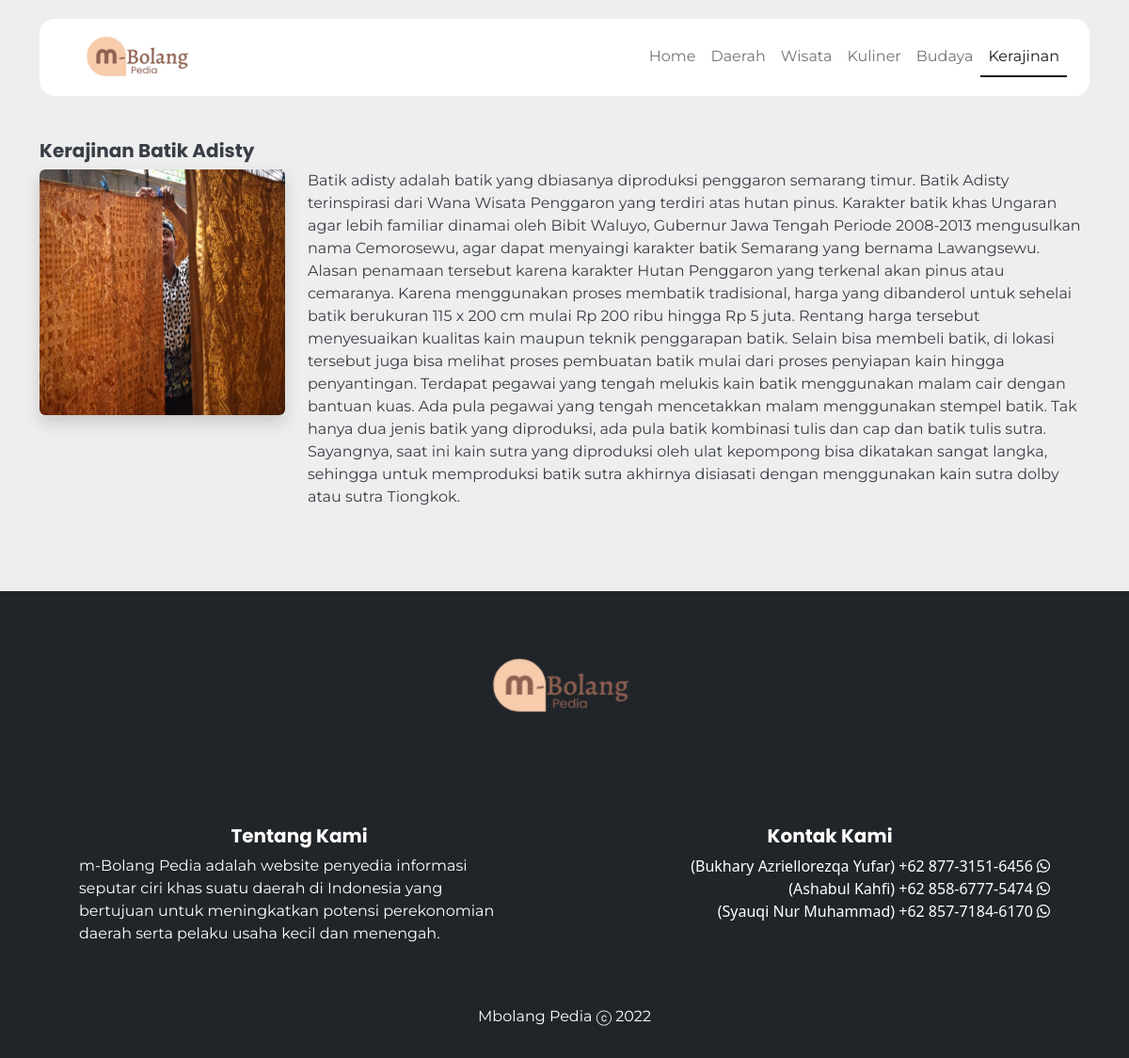
Page /Kerajinan/2 on the committed database.
### tables this page shows
CREATE TABLE `tb_kerajinan` (
  `id_kerajinan` int(11) NOT NULL,
  `name_kerajinan` varchar(64) NOT NULL,
  `image_kerajinan` varchar(255) NOT NULL,
  `description_kerajinan` text NOT NULL,
  `id_kota` int(11) NOT NULL,
  `date_created` date NOT NULL
);

### application/controllers/Home.php (called while the page is built, shortened)
<?php
class Home extends CI_Controller
{
	public function detail_kerajinan($id)
	{
		$data['title'] = 'Kerajinan';
		$data['kerajinan'] = $this->M_Crud->detail_kerajinan($id)->row_array();
		$this->load->view('template/V_Hhome', $data);
		$this->load->view('home/V_detailKerajinan', $data);
		$this->load->view('template/V_Fhome', $data);
	}
}

### index.php (called while the page is built, shortened)
<?php
require_once BASEPATH.'core/CodeIgniter.php';

### application/models/M_Crud.php (called while the page is built, shortened)
<?php
class M_crud extends CI_Model
{
	function detail_kerajinan($id)
	{
		$this->db->select('*');
		$this->db->from('tb_kerajinan');
		$this->db->where('id_kerajinan', $id);
		return $this->db->get();
	}
}

### application/views/home/V_detailKerajinan.php (the view)
<div class="container" style="margin-top: 66px !important;">
	<h5><?= $title ?> <?= $kerajinan['name_kerajinan'] ?></h5>
	<div class="row">
		<div class="col-3 mb-4 ">
			<div class="shadow ratio ratio-1x1 " style="height:auto !important ;">
				<a href="">
					<img src="<?= base_url('assets/kerajinan/') . $kerajinan['image_kerajinan'] ?> " class=" bg-img rounded w-100 h-100 top-0 ">
				</a>
			</div>
		</div>
		<div class="col-9 mb-4 ">
			<p><?= $kerajinan['description_kerajinan'] ?></p>
		</div>
	</div>
</div>

### application/views/template/V_Hhome.php (style rules this page uses)
body { background-color: #EEEEEE; }
a, p, span, label { font-family: 'Montserrat', sans-serif !important; color: #393E46; }
h1, h2, h3, h4, h5, h6 { font-family: 'Poppins', sans-serif !important; font-weight: bold !important; color: #393E46 !important; }
.ratio { height: auto; overflow: hidden; }
.bg-img { transition: transform .5s ease; }

### rows in the picture
tb_kerajinan: name_kerajinan "Batik Adisty", image_kerajinan (picture), description_kerajinan "Batik adisty adalah batik yang dbiasanya diproduksi penggaron semarang timur. Batik Adisty terinspirasi dari Wana Wisata Penggaron yang terdiri atas hutan pinus. Karakter batik khas Ungaran agar lebih familiar dinamai oleh Bibit Waluyo, Gubernur Jawa Tengah Periode 2008-2013 mengusulkan nama Cemorosewu, agar dapat menyaingi karakter batik Semarang yang bernama Lawangsewu. Alasan penamaan tersebut karena karakter Hutan Penggaron yang terkenal akan pinus atau cemaranya. Karena menggunakan proses membatik tradisional, harga yang dibanderol untuk sehelai batik berukuran 115 x 200 cm mulai Rp 200 ribu hingga Rp 5 juta. Rentang harga tersebut menyesuaikan kualitas kain maupun teknik penggarapan…"

### other values in the picture
$title "Kerajinan"
